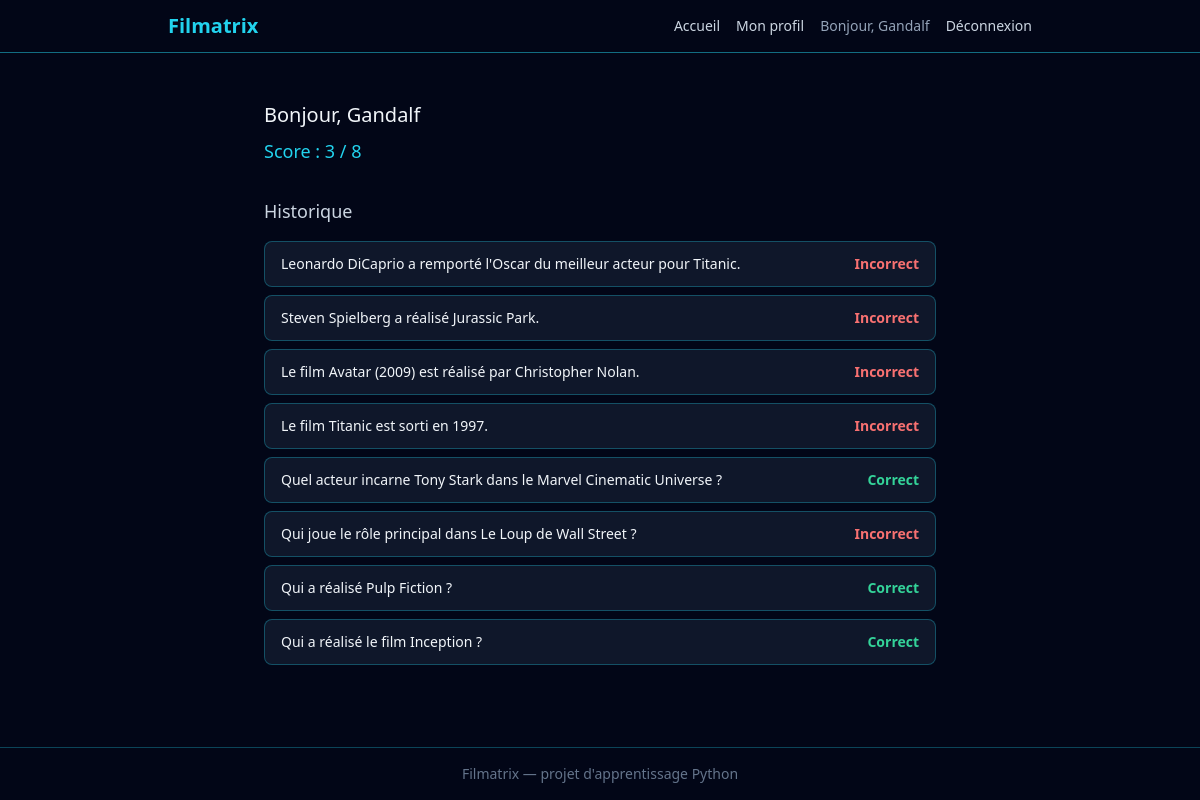
/profil (signed in), run on an earlier commit of the app's database.
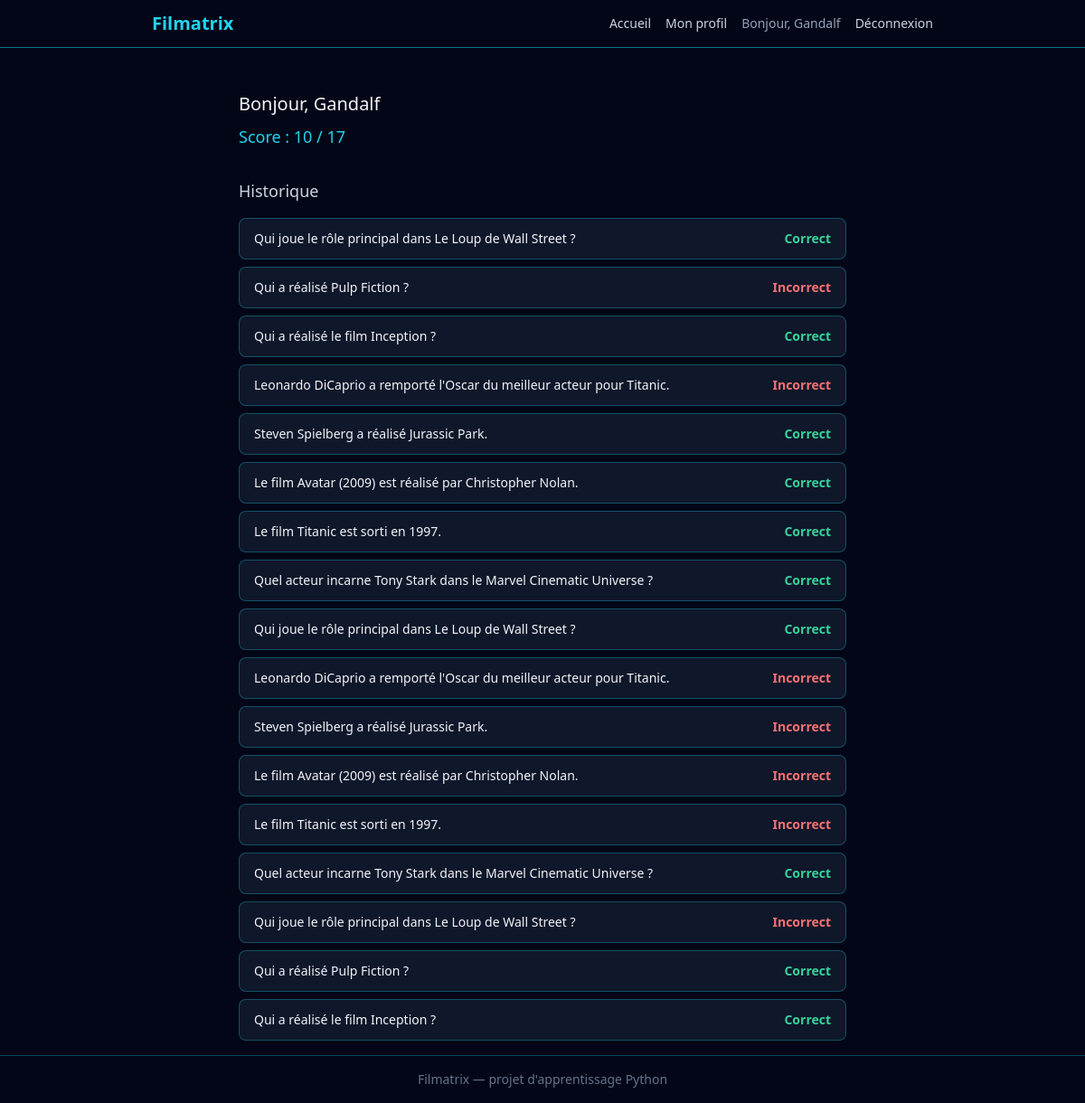
And on a later commit of the database.
### src/models.py (models this page shows, shortened)
class User(db.Model, UserMixin):
    __tablename__ = "users"
    id = db.Column(db.Integer, primary_key=True)
    username = db.Column(db.String(50), unique=True, nullable=False)
    email = db.Column(db.String(120), unique=True, nullable=False)
    password_hash = db.Column(db.String(255), nullable=False)

class Attempt(db.Model):
    __tablename__ = "attempts"
    id = db.Column(db.Integer, primary_key=True)
    user_id = db.Column(db.Integer, db.ForeignKey("users.id"), nullable=False)
    question_id = db.Column(db.Integer, db.ForeignKey("questions.id"), nullable=False)
    is_correct = db.Column(db.Boolean, nullable=False)
    answered_at = db.Column(db.DateTime, nullable=False, default=datetime.utcnow)
    question = db.relationship("Question")
    user = db.relationship("User", backref="attempts")

class Question(db.Model):
    __tablename__ = "questions"
    id = db.Column(db.Integer, primary_key=True)
    mode = db.Column(db.String(50), nullable=False)
    category = db.Column(db.String(50), nullable=False)
    difficulty = db.Column(db.String(20), nullable=False)
    prompt = db.Column(db.Text, nullable=False)
    payload = db.Column(db.JSON, nullable=False)
    correct_answer = db.Column(db.JSON, nullable=False)
    necessite_compte = db.Column(db.Boolean, nullable=False, default=False)

### app.py (the view)
@app.route("/profil")
@login_required
def profil() -> str:
    tentatives = (
            Attempt.query.filter_by(user_id=current_user.id)
            .order_by(Attempt.answered_at.desc())
            .all()
        )
    nombre_total = len(tentatives)
    nombre_correctes = sum(1 for tentative in tentatives if tentative.is_correct)
    return render_template(
            "profil.html",
            tentatives=tentatives,
            nombre_total=nombre_total,
            nombre_correctes=nombre_correctes,
        )

### app.py (called while the page is built)
@login_manager.user_loader
def charger_utilisateur(user_id: str):
    return User.query.get(int(user_id))

### templates/profil.html
{% extends "base.html" %}
{% block content %}
<div class="max-w-2xl mx-auto mt-8">
    <h2 class="text-xl mb-2">Bonjour, {{ current_user.username }}</h2>
    <p class="text-cyan-400 text-lg mb-8">
        Score : {{ nombre_correctes }} / {{ nombre_total }}
    </p>
    <h3 class="text-lg mb-4 text-slate-300">Historique</h3>
    {% if tentatives %}
    <div class="flex flex-col gap-2">
        {% for tentative in tentatives %}
        <div class="flex items-center justify-between bg-slate-900 border border-cyan-400/30 rounded-lg px-4 py-3">
            <span class="text-sm">{{ tentative.question.prompt }}</span>
            {% if tentative.is_correct %}
                <span class="text-emerald-400 text-sm font-bold">Correct</span>
            {% else %}
                <span class="text-red-400 text-sm font-bold">Incorrect</span>
            {% endif %}
        </div>
        {% endfor %}
    </div>
    {% else %}
    <p class="text-slate-500">Aucune partie jouée pour le moment.</p>
    {% endif %}
</div>
{% endblock %}

### templates/base.html (shortened to what this page needs)
<!DOCTYPE html>
<html lang="fr">
<head>
    <script src="https://cdn.tailwindcss.com"></script>
</head>
<body class="bg-slate-950 text-slate-100 min-h-screen flex flex-col">
    <header class="border-b border-cyan-400/50">
        <nav class="max-w-4xl mx-auto px-4 py-3 flex flex-wrap items-center justify-between gap-3">
            <a href="{{ url_for('accueil') }}" class="text-xl font-bold text-cyan-400">
                Filmatrix
            </a>
            <div class="flex items-center gap-4 text-sm">
                <a href="{{ url_for('accueil') }}" class="text-slate-300 hover:text-cyan-400 transition">
                    Accueil
                </a>
                {% if current_user.is_authenticated %}
                    <a href="{{ url_for('profil') }}" class="text-slate-300 hover:text-cyan-400 transition">
                        Mon profil
                     </a>
                    <span class="text-slate-400">Bonjour, {{ current_user.username }}</span>
                    <a href="{{ url_for('deconnexion') }}"
                       class="text-slate-300 hover:text-cyan-400 transition">
                        Déconnexion
                    </a>
                {% endif %}
            </div>
        </nav>
    </header>
    <main class="flex-1 p-4">
        {% block content %}{% endblock %}
    </main>
    <footer class="border-t border-cyan-400/30 text-center text-slate-500 text-sm py-4">
        Filmatrix — projet d'apprentissage Python
    </footer>
</body>
</html>

What changed in the data, as far as the page shows it:
added Attempt: question.prompt "Qui joue le rôle principal dans Le Loup de Wall Street ?", is_correct "Correct"
added Attempt: question.prompt "Qui a réalisé Pulp Fiction ?", is_correct "Incorrect"
added Attempt: question.prompt "Qui a réalisé le film Inception ?", is_correct "Correct"
added Attempt: question.prompt "Leonardo DiCaprio a remporté l'Oscar du meilleur acteur pour Titanic.", is_correct "Incorrect"
added Attempt: question.prompt "Steven Spielberg a réalisé Jurassic Park.", is_correct "Correct"
added Attempt: question.prompt "Le film Avatar (2009) est réalisé par Christopher Nolan.", is_correct "Correct"
added Attempt: question.prompt "Le film Titanic est sorti en 1997.", is_correct "Correct"
added Attempt: question.prompt "Quel acteur incarne Tony Stark dans le Marvel Cinematic Universe ?", is_correct "Correct"
added Attempt: question.prompt "Qui joue le rôle principal dans Le Loup de Wall Street ?", is_correct "Correct"
Also different on the page:
{{ nombre_correctes }}: "3" → "10"
{{ nombre_total }}: "8" → "17"
